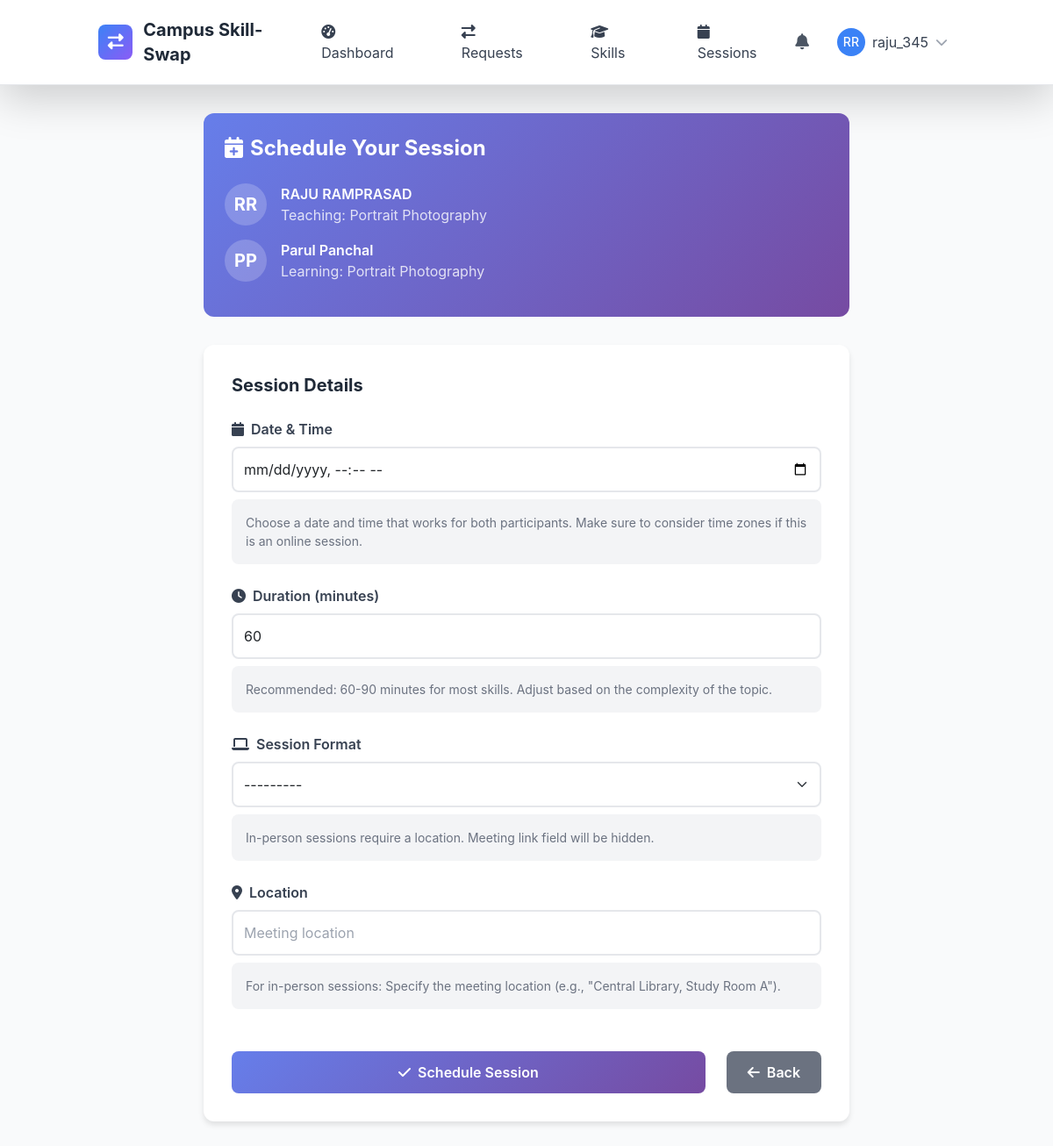
The page /sessions/schedule/5/ (signed in) on the database its author committed.
### skill_sessions/models.py (models this page shows, shortened)
class SkillSwapRequest(models.Model):
    STATUS_CHOICES = [
        ('pending', 'Pending'),
        ('accepted', 'Accepted'),
        ('declined', 'Declined'),
        ('cancelled', 'Cancelled'),
        ('expired', 'Expired'),
    ]
    requester = models.ForeignKey(User, on_delete=models.CASCADE, related_name='sent_requests')
    recipient = models.ForeignKey(User, on_delete=models.CASCADE, related_name='received_requests')
    offered_skill = models.ForeignKey(OfferedSkill, on_delete=models.CASCADE, related_name='swap_requests')
    desired_skill = models.ForeignKey(DesiredSkill, on_delete=models.CASCADE, related_name='swap_requests', null=True, blank=True)
    status = models.CharField(max_length=20, choices=STATUS_CHOICES, default='pending')
    message = models.TextField(blank=True, help_text="Personal message from the requester")
    proposed_duration = models.PositiveIntegerField(default=60, help_text="Proposed session duration in minutes")
    proposed_format = models.CharField(max_length=20, choices=[
        ('online', 'Online'),
        ('in_person', 'In-Person'),
        ('flexible', 'Flexible'),
    ], default='flexible')
    proposed_location = models.CharField(max_length=200, blank=True, help_text="For in-person sessions")
    created_at = models.DateTimeField(auto_now_add=True)
    updated_at = models.DateTimeField(auto_now=True)
    expires_at = models.DateTimeField()
    responded_at = models.DateTimeField(null=True, blank=True)
    response_message = models.TextField(blank=True)
    class Meta:
        ordering = ['-created_at']
        db_table = 'swaprequest'

### skills/models.py (models this page shows, shortened)
class OfferedSkill(models.Model):
    PROFICIENCY_LEVELS = [
        ('beginner', 'Beginner'),
        ('intermediate', 'Intermediate'),
        ('advanced', 'Advanced'),
        ('expert', 'Expert'),
    ]
    user = models.ForeignKey(User, on_delete=models.CASCADE, related_name='offered_skills')
    skill = models.ForeignKey(Skill, on_delete=models.CASCADE, related_name='offered_by_users')
    proficiency_level = models.CharField(max_length=20, choices=PROFICIENCY_LEVELS)
    description = models.TextField(blank=True, help_text="Describe your experience with this skill")
    years_of_experience = models.PositiveIntegerField(default=0)
    is_active = models.BooleanField(default=True)
    teaching_preference = models.CharField(max_length=20, choices=[
        ('online', 'Online Only'),
        ('in_person', 'In-Person Only'),
        ('both', 'Both Online and In-Person'),
    ], default='both')
    max_students_per_session = models.PositiveIntegerField(default=1)
    created_at = models.DateTimeField(auto_now_add=True)
    updated_at = models.DateTimeField(auto_now=True)
    total_sessions = models.PositiveIntegerField(default=0)
    average_rating = models.FloatField(default=0.0)
    class Meta:
        ordering = ['-created_at']
        unique_together = ['user', 'skill']
        db_table = 'offeredskill'

class Skill(models.Model):
    name = models.CharField(max_length=100)
    category = models.ForeignKey(SkillCategory, on_delete=models.CASCADE, related_name='skills')
    description = models.TextField(blank=True)
    is_popular = models.BooleanField(default=False)
    created_at = models.DateTimeField(auto_now_add=True)
    updated_at = models.DateTimeField(auto_now=True)
    class Meta:
        ordering = ['category__name', 'name']
        unique_together = ['name', 'category']

### skill_sessions/views.py (the view, shortened to what this page needs)
# urls.py: path('schedule/<int:request_id>/', views.ScheduleSessionView.as_view(), name='schedule_session'),
class ScheduleSessionView(LoginRequiredMixin, CreateView):
    model = SkillSwapSession
    form_class = SessionScheduleForm
    template_name = 'skill_sessions/schedule_session.html'
    success_url = reverse_lazy('skill_sessions:session_list')
    def get_context_data(self, **kwargs):
        context = super().get_context_data(**kwargs)
        request_obj = get_object_or_404(SkillSwapRequest, pk=self.kwargs['request_id'])
        if self.request.user not in [request_obj.requester, request_obj.recipient]:
            raise PermissionDenied("You are not authorized to schedule this session.")
        if request_obj.status != 'accepted':
            raise PermissionDenied("This request has not been accepted yet.")
        if hasattr(request_obj, 'session') and request_obj.session.status not in ['cancelled']:
            raise PermissionDenied("A session has already been scheduled for this request.")
        context['skill_request'] = request_obj
        return context
    def get_form(self, form_class=None):
        form = super().get_form(form_class)
        form.user = self.request.user
        return form

### skill_sessions/forms.py (shortened to what this page needs)
class SessionScheduleForm(forms.ModelForm):
    class Meta:
        model = SkillSwapSession
        fields = ['scheduled_date', 'duration_minutes', 'format', 'location', 'meeting_link']
        widgets = {
            'scheduled_date': forms.DateTimeInput(attrs={
                'type': 'datetime-local',
                'class': 'form-input'
            }),
            'duration_minutes': forms.NumberInput(attrs={
                'class': 'form-input',
                'min': '15',
                'max': '480',
                'step': '15'
            }),
            'format': forms.Select(attrs={'class': 'form-select'}),
            'location': forms.TextInput(attrs={
                'placeholder': 'Meeting location',
                'class': 'form-input'
            }),
            'meeting_link': forms.URLInput(attrs={
                'placeholder': 'https://meet.google.com/...',
                'class': 'form-input'
            }),
        }

### templates/skill_sessions/schedule_session.html (shortened to what this page needs)
{% extends 'base.html' %}
{% load static %}
{% block content %}
<div class="schedule-container">
    <div class="session-info">
        <h2 class="text-2xl font-bold mb-4">
            <i class="fas fa-calendar-plus mr-2"></i>Schedule Your Session
        </h2>
        <div class="user-info">
            <div class="user-avatar">
                {{ skill_request.recipient.first_name|first|upper }}{{ skill_request.recipient.last_name|first|upper }}
            </div>
            <div>
                <div class="font-semibold">{{ skill_request.recipient.get_full_name }}</div>
                <div class="opacity-80">Teaching: {{ skill_request.offered_skill.skill.name }}</div>
            </div>
        </div>
        <div class="user-info">
            <div class="user-avatar">
                {{ skill_request.requester.first_name|first|upper }}{{ skill_request.requester.last_name|first|upper }}
            </div>
            <div>
                <div class="font-semibold">{{ skill_request.requester.get_full_name }}</div>
                <div class="opacity-80">Learning: {{ skill_request.offered_skill.skill.name }}</div>
            </div>
        </div>
    </div>
    <div class="schedule-card">
        <h3 class="text-xl font-bold mb-4 text-gray-800">Session Details</h3>
        <form method="post" class="space-y-6">
            <div class="form-group">
                <label for="{{ form.scheduled_date.id_for_label }}" class="form-label">
                    <i class="fas fa-calendar mr-2"></i>Date & Time
                </label>
                {{ form.scheduled_date }}
                <div class="format-info">
                    Choose a date and time that works for both participants. Make sure to consider time zones if this is an online session.
                </div>
            </div>
            <div class="form-group">
                <label for="{{ form.duration_minutes.id_for_label }}" class="form-label">
                    <i class="fas fa-clock mr-2"></i>Duration (minutes)
                </label>
                {{ form.duration_minutes }}
                <div class="format-info">
                    Recommended: 60-90 minutes for most skills. Adjust based on the complexity of the topic.
                </div>
            </div>
            <div class="form-group">
                <label for="{{ form.format.id_for_label }}" class="form-label">
                    <i class="fas fa-laptop mr-2"></i>Session Format
                </label>
                {{ form.format }}
                <div class="format-info" id="format-info">
                </div>
            </div>
            <div class="form-group" id="location-group">
                <label for="{{ form.location.id_for_label }}" class="form-label">
                    <i class="fas fa-map-marker-alt mr-2"></i>Location
                </label>
                {{ form.location }}
                <div class="format-info">
                    For in-person sessions: Specify the meeting location (e.g., "Central Library, Study Room A").
                </div>
            </div>
            <div class="flex gap-4 pt-6">
                <button type="submit" class="btn btn-primary flex-1">
                    <i class="fas fa-check mr-2"></i>Schedule Session
                </button>
                <a href="{% url 'skill_sessions:request_management' %}" class="btn btn-secondary">
                    <i class="fas fa-arrow-left mr-2"></i>Back
                </a>
            </div>
        </form>
    </div>
</div>
{% endblock %}

### templates/base.html (shortened to what this page needs)
{% load static %}
<!DOCTYPE html>
<html lang="en" class="h-full">
<head>
    <script src="https://cdn.tailwindcss.com"></script>
    <link href="https://cdn.jsdelivr.net/npm/bootstrap@5.3.2/dist/css/bootstrap.min.css" rel="stylesheet">
    <link rel="stylesheet" href="https://cdnjs.cloudflare.com/ajax/libs/font-awesome/6.5.1/css/all.min.css">
</head>
<body class="bg-gray-50 h-full">
    <nav class="bg-white shadow-lg border-b">
        <div class="container mx-auto px-4">
            <div class="flex justify-between items-center py-3">
                <div class="flex items-center space-x-3">
                    <div class="w-10 h-10 gradient-bg rounded-lg flex items-center justify-center">
                        <i class="fas fa-exchange-alt text-white text-lg"></i>
                    </div>
                    <a href="{% url 'core:home' %}" class="text-xl font-bold text-gray-800 hover:text-blue-600 transition-colors">
                        Campus Skill-Swap
                    </a>
                </div>
                <div class="hidden md:flex items-center space-x-6">
                    {% if user.is_authenticated %}
                        <a href="{% url 'core:dashboard' %}" class="nav-link px-3 py-2 text-gray-700 hover:text-blue-600 transition-colors">
                            <i class="fas fa-tachometer-alt mr-2"></i>Dashboard
                        </a>
                        <a href="{% url 'skill_sessions:request_list' %}" class="nav-link px-3 py-2 text-gray-700 hover:text-blue-600 transition-colors">
                            <i class="fas fa-exchange-alt mr-2"></i>Requests
                        </a>
                        <a href="{% url 'skills:skill_list' %}" class="nav-link px-3 py-2 text-gray-700 hover:text-blue-600 transition-colors">
                            <i class="fas fa-graduation-cap mr-2"></i>Skills
                        </a>
                        <a href="{% url 'skill_sessions:session_management' %}" class="nav-link px-3 py-2 text-gray-700 hover:text-blue-600 transition-colors">
                            <i class="fas fa-calendar mr-2"></i>Sessions
                        </a>
                    {% endif %}
                </div>
                <div class="flex items-center space-x-4">
                    {% if user.is_authenticated %}
                        <div class="relative">
                            <button id="notificationBtn" class="relative p-2 text-gray-600 hover:text-blue-600 transition-colors">
                                <i class="fas fa-bell text-lg"></i>
                            </button>
                        </div>
                        <div class="relative">
                            <button id="userMenuBtn" class="flex items-center space-x-2 p-2 rounded-lg hover:bg-gray-100 transition-colors">
                                {% if user.profile.profile_picture %}
                                    <img src="{{ user.profile.profile_picture.url }}" alt="Profile" class="w-8 h-8 rounded-full">
                                {% else %}
                                    <div class="w-8 h-8 bg-blue-500 rounded-full flex items-center justify-center">
                                        <span class="text-white text-sm font-medium">{{ user.first_name|first|upper }}{{ user.last_name|first|upper }}</span>
                                    </div>
                                {% endif %}
                                <span class="hidden md:block text-gray-700">{{ user.username}}</span>
                                <i class="fas fa-chevron-down text-gray-400 text-sm"></i>
                            </button>
                        </div>
                    {% endif %}
                </div>
            </div>
        </div>
    </nav>
    <main class="min-h-screen">
        {% block content %}{% endblock %}
    </main>
</body>
</html>

### templates/base.html (style rules this page uses)
:root { --primary-color: #3B82F6; --secondary-color: #10B981; --accent-color: #8B5CF6; --warning-color: #F59E0B; --danger-color: #EF4444; }
body { font-family: 'Inter', -apple-system, BlinkMacSystemFont, sans-serif; }
.gradient-bg { background: linear-gradient(135deg, var(--primary-color) 0%, var(--accent-color) 100%); }

### templates/skill_sessions/schedule_session.html (style rules this page uses)
.schedule-container { max-width: 800px; margin: 0 auto; padding: 2rem; }
.schedule-card { background: white; border-radius: 12px; box-shadow: 0 4px 6px rgba(0, 0, 0, 0.1); padding: 2rem; margin-bottom: 2rem; }
.session-info { background: linear-gradient(135deg, #667eea 0%, #764ba2 100%); color: white; border-radius: 12px; padding: 1.5rem; margin-bottom: 2rem; }
.form-group { margin-bottom: 1.5rem; }
.form-label { display: block; font-weight: 600; color: #374151; margin-bottom: 0.5rem; }
.form-input { width: 100%; padding: 0.75rem; border: 2px solid #e5e7eb; border-radius: 8px; font-size: 1rem; transition: border-color 0.3s ease; }
.form-select { width: 100%; padding: 0.75rem; border: 2px solid #e5e7eb; border-radius: 8px; font-size: 1rem; background-color: white; transition: border-color 0.3s ease; }
.btn { padding: 0.75rem 1.5rem; border-radius: 8px; font-weight: 600; text-decoration: none; display: inline-block; transition: all 0.3s ease; cursor: pointer; border: none; font-size: 1rem; }
.btn-primary { background: linear-gradient(135deg, #667eea 0%, #764ba2 100%); color: white; }
.btn-secondary { background: #6b7280; color: white; }
.format-info { background: #f3f4f6; border-radius: 8px; padding: 1rem; margin-top: 0.5rem; font-size: 0.875rem; color: #6b7280; }
.user-info { display: flex; align-items: center; margin-bottom: 1rem; }
.user-avatar { width: 48px; height: 48px; border-radius: 50%; background: rgba(255, 255, 255, 0.2); display: flex; align-items: center; justify-content: center; margin-right: 1rem; font-size: 1.25rem; font-weight: bold; }

### rows shown on the page
SkillSwapRequest: recipient.first_name|first "R", recipient.last_name|first "R", recipient.get_full_name "RAJU RAMPRASAD", offered_skill.skill.name "Portrait Photography", requester.first_name|first "P", requester.last_name|first "P", requester.get_full_name "Parul Panchal"

### other values the page prints
{{ user.first_name|first|upper }} "R"
{{ user.last_name|first|upper }} "R"
{{ user.username }} "raju_345"
